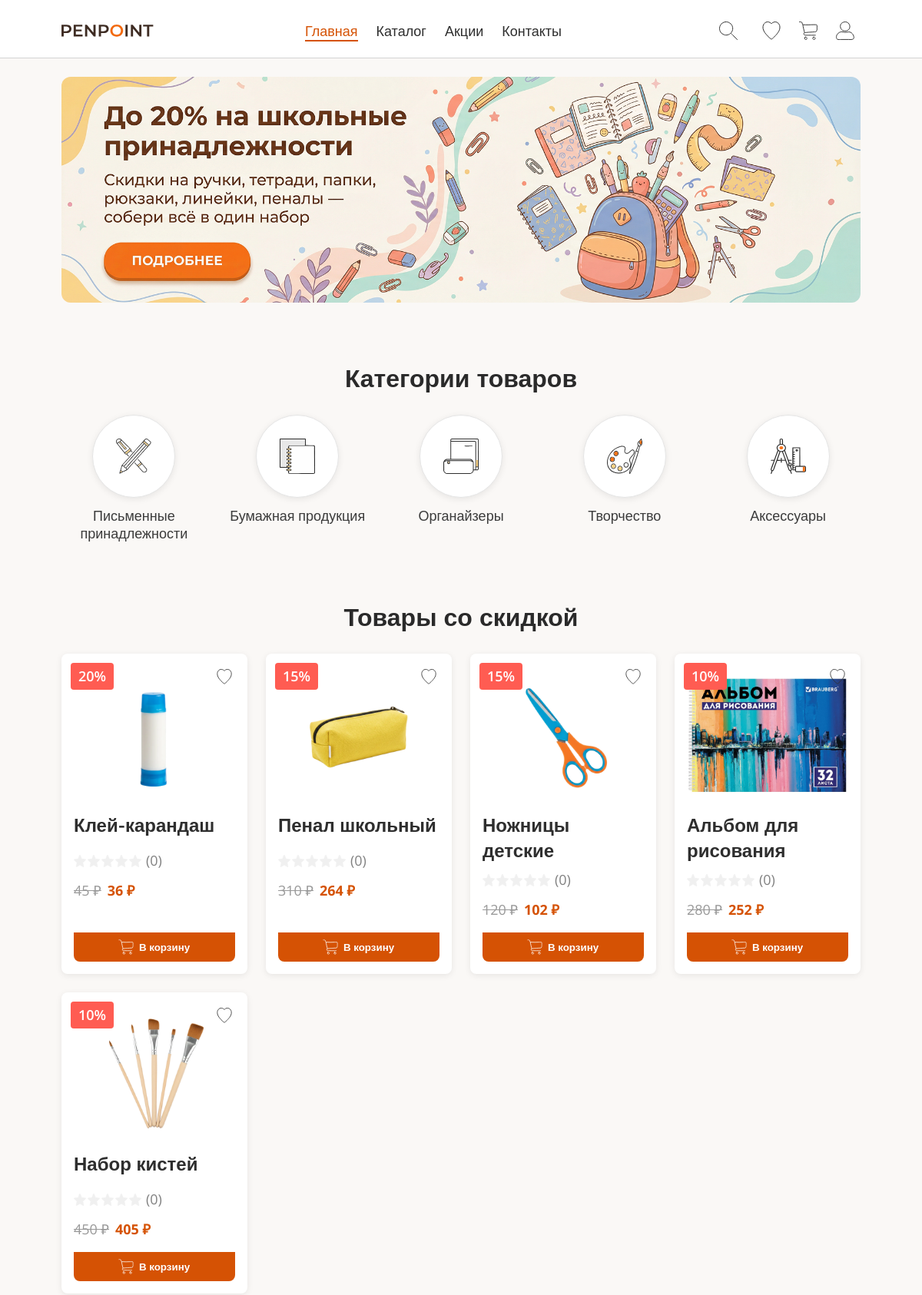
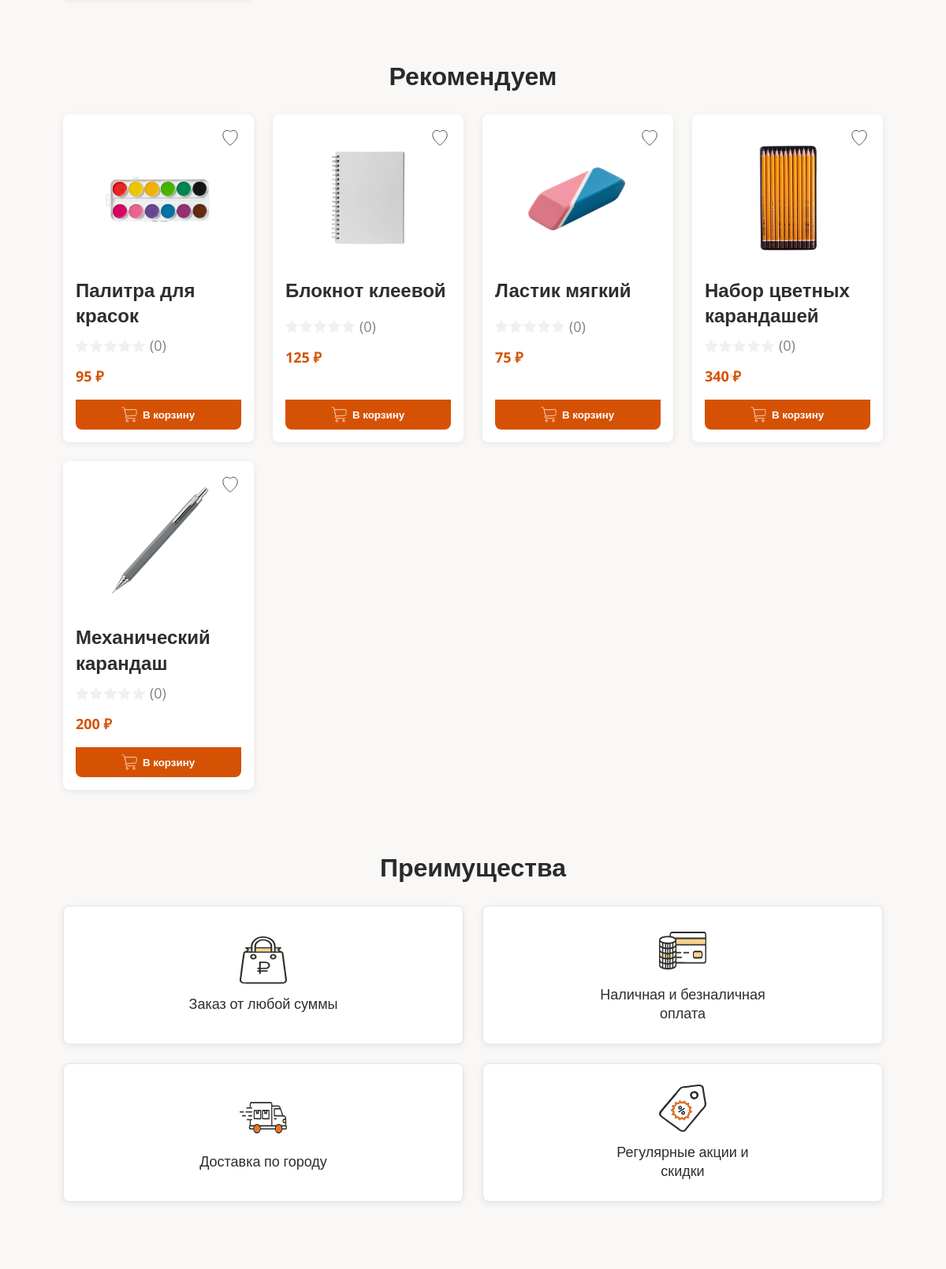
The page / (upper part) on the database its author committed (2 pictures, top to bottom).
### tables this page shows
CREATE TABLE `categories` (
  `id` int(10) UNSIGNED NOT NULL,
  `name` varchar(100) NOT NULL,
  `slug` varchar(120) NOT NULL
);

CREATE TABLE `products` (
  `id` int(10) UNSIGNED NOT NULL,
  `category_id` int(10) UNSIGNED NOT NULL,
  `name` varchar(200) NOT NULL,
  `description` text,
  `price` decimal(10,2) NOT NULL,
  `stock_quantity` int(10) UNSIGNED DEFAULT '0',
  `rating` decimal(2,1) DEFAULT '0.0',
  `is_active` tinyint(1) DEFAULT '1',
  `created_at` timestamp NULL DEFAULT CURRENT_TIMESTAMP,
  `updated_at` timestamp NULL DEFAULT CURRENT_TIMESTAMP ON UPDATE CURRENT_TIMESTAMP
);

CREATE TABLE `product_images` (
  `id` int(10) UNSIGNED NOT NULL,
  `product_id` int(10) UNSIGNED NOT NULL,
  `image_path` varchar(255) NOT NULL
);

### index.php (called while the page is built)
<?php
require_once __DIR__ . '/pages/index.php';

### includes/config.php (called while the page is built, shortened)
<?php
try {
    $pdo = new PDO(
        'mysql:host=' . DB_HOST . ';dbname=' . DB_NAME . ';charset=utf8mb4',
        DB_USER,
        DB_PASSWORD,
        [
            PDO::ATTR_ERRMODE => PDO::ERRMODE_EXCEPTION,
            PDO::ATTR_DEFAULT_FETCH_MODE => PDO::FETCH_ASSOC,
            PDO::ATTR_EMULATE_PREPARES => false
        ]
    );
} catch (PDOException $e) {
    die('Database connection error: ' . $e->getMessage());
}
function format_price($price) {
    $price = (float)$price;
    return number_format($price, 0, ',', ' ') . ' ₽';
}
function get_product_image($product_id) {
    global $pdo;
    try {
        $stmt = $pdo->prepare("
            SELECT image_path
            FROM product_images
            WHERE product_id = ?
            LIMIT 1
        ");
        $stmt->execute([(int)$product_id]);
        $result = $stmt->fetch();
        return $result ? htmlspecialchars($result['image_path'], ENT_QUOTES, 'UTF-8') : '/assets/product_images/default.png';
    } catch (PDOException $e) {
        error_log('Database error: ' . $e->getMessage());
        return '/assets/product_images/default.png';
    }
}
function get_product_rating($product_id) {
    global $pdo;
    try {
        $stmt = $pdo->prepare("
            SELECT
                ROUND(AVG(rating), 1) as rating,
                COUNT(*) as count
            FROM reviews
            WHERE product_id = ?
        ");
        $stmt->execute([(int)$product_id]);
        $result = $stmt->fetch();
        return [
            'rating' => (float)($result['rating'] ?? 0),
            'count' => (int)($result['count'] ?? 0)
        ];
    } catch (PDOException $e) {
        error_log('Database error: ' . $e->getMessage());
        return ['rating' => 0, 'count' => 0];
    }
}
function get_categories() {
    global $pdo;
    try {
        $stmt = $pdo->query("
            SELECT id, name, slug
            FROM categories
            ORDER BY id ASC
        ", PDO::FETCH_ASSOC);
        return $stmt->fetchAll() ?? [];
    } catch (PDOException $e) {
        error_log('Database error: ' . $e->getMessage());
        return [];
    }
}
function get_featured_products($limit = 20) {
    global $pdo;
    try {
        $limit = max(1, min((int)$limit, 1000));
        $stmt = $pdo->prepare("
            SELECT
                p.id,
                p.category_id,
                p.name,
                p.description,
                p.price,
                p.stock_quantity,
                p.rating,
                p.is_active,
                p.created_at,
                c.name as category_name
            FROM products p
            LEFT JOIN categories c ON p.category_id = c.id
            WHERE p.is_active = 1
            ORDER BY p.created_at DESC
            LIMIT ?
        ");
        $stmt->execute([$limit]);
        return $stmt->fetchAll() ?? [];
    } catch (PDOException $e) {
        error_log('Database error: ' . $e->getMessage());
        return [];
    }
}
function get_discounted_products($limit = 5) {
    $products = get_featured_products($limit);
    $discounts = [20, 15, 15, 10, 10];
    foreach ($products as $idx => $p) {
        $percent = $discounts[$idx % count($discounts)] ?? 10;
        $products[$idx]['discount_percent'] = $percent;
        $products[$idx]['price_old'] = (float)$p['price'];
        $products[$idx]['price'] = round($products[$idx]['price_old'] * (1 - $percent / 100), 2);
    }
    return $products;
}
?>

### pages/index.php (the view, shortened to what this page needs)
<!DOCTYPE html>
<html lang="ru">
<head>
    <link rel="stylesheet" href="/styles/global.css">
    <link rel="stylesheet" href="/styles/header.css">
    <link rel="stylesheet" href="/styles/main.css">
    <link rel="stylesheet" href="/styles/product-card.css">
    <link rel="stylesheet" href="/styles/footer.css">
</head>
<body>
    <?php include __DIR__ . '/../includes/header.php'; ?>
    <main class="main home-page">
        <?php require_once __DIR__ . '/../includes/config.php'; ?>
        <?php
        $categories = get_categories();
        $discounted_products = get_discounted_products(5);
        $recommended_products = array_slice(get_featured_products(10), 5, 5);
        ?>
        <section class="promo-banner" aria-label="Промо баннер">
            <img src="/assets/banners/hero-banner.png" alt="До 20% на школьные принадлежности" class="promo-banner__image">
        </section>
        <section class="categories" aria-label="Категории товаров">
            <h2 class="section-title">Категории товаров</h2>
            <ul class="categories__list">
                <?php foreach ($categories as $cat): ?>
                    <?php
                    $icon = 'write-icon.svg';
                    switch ((int)$cat['id']) {
                        case 2:
                            $icon = 'notebok-icon.svg';
                            break;
                        case 3:
                            $icon = 'organization-icon.svg';
                            break;
                        case 4:
                            $icon = 'painting-icon.svg';
                            break;
                        case 5:
                            $icon = 'accessories-icon.svg';
                            break;
                    }
                    ?>
                    <li class="categories__item">
                        <a href="/catalog.php?category=<?php echo htmlspecialchars($cat['slug']); ?>" class="categories__link">
                            <span class="categories__icon">
                                <img src="/assets/icons/<?php echo htmlspecialchars($icon); ?>" alt="">
                            </span>
                            <p class="categories__label"><?php echo htmlspecialchars($cat['name']); ?></p>
                        </a>
                    </li>
                <?php endforeach; ?>
            </ul>
        </section>
        <section class="product-list" aria-label="Товары со скидкой">
            <h2 class="section-title">Товары со скидкой</h2>
            <div class="product-list__grid">
                <?php foreach ($discounted_products as $product): ?>
                    <?php
                    $image = get_product_image($product['id']);
                    $rating = get_product_rating($product['id']);
                    $rating_value = (float)$rating['rating'];
                    ?>
                    <article class="product-card">
                        <span class="product-card__badge product-card__badge--discount"><?php echo (int)$product['discount_percent']; ?>%</span>
                        <button type="button" class="product-card__wishlist" aria-label="В избранное" data-product-id="<?php echo (int)$product['id']; ?>">
                            <img src="/assets/icons/heart.svg" alt="" class="product-card__wishlist-icon">
                        </button>
                        <a href="/pages/page-product.php?id=<?php echo (int)$product['id']; ?>" class="product-card__link">
                            <img src="<?php echo htmlspecialchars($image); ?>" alt="<?php echo htmlspecialchars($product['name']); ?>" class="product-card__image" loading="lazy">
                        </a>
                        <h3 class="product-card__name">
                            <a href="/pages/page-product.php?id=<?php echo (int)$product['id']; ?>"><?php echo htmlspecialchars($product['name']); ?></a>
                        </h3>
                        <div class="product-card__rating">
                            <span class="product-card__stars" aria-label="Рейтинг: <?php echo $rating_value; ?> из 5">
                                <?php for ($i = 1; $i <= 5; $i++): ?>
                                    <span class="star" aria-hidden="true">
                                        <img src="/assets/icons/star.svg" alt="" class="star__bg" width="16" height="16">
                                    </span>
                                <?php endfor; ?>
                            </span>
                            <span class="product-card__reviews">(<?php echo (int)$rating['count']; ?>)</span>
                        </div>
                        <div class="product-card__price">
                            <span class="product-card__price--old"><?php echo format_price($product['price_old']); ?></span>
                            <span class="product-card__price--new"><?php echo format_price($product['price']); ?></span>
                        </div>
                        <button type="button"
                            class="product-card__add-to-cart"
                            data-product-id="<?php echo (int)$product['id']; ?>"
                            data-product-name="<?php echo htmlspecialchars($product['name'], ENT_QUOTES); ?>"
                            data-product-price="<?php echo (float)$product['price']; ?>">
                            <img src="/assets/icons/cart.svg" alt="" class="product-card__add-to-cart-icon" width="18" height="18">
                            В корзину
                        </button>
                    </article>
                <?php endforeach; ?>
            </div>
        </section>
        <section class="product-list" aria-label="Рекомендуем">
            <h2 class="section-title">Рекомендуем</h2>
            <div class="product-list__grid">
                <?php foreach ($recommended_products as $product): ?>
                    <?php
                    $image = get_product_image($product['id']);
                    $rating = get_product_rating($product['id']);
                    $rating_value = (float)$rating['rating'];
                    ?>
                    <article class="product-card">
                        <button type="button" class="product-card__wishlist" aria-label="В избранное" data-product-id="<?php echo (int)$product['id']; ?>">
                            <img src="/assets/icons/heart.svg" alt="" class="product-card__wishlist-icon">
                        </button>
                        <a href="/pages/page-product.php?id=<?php echo (int)$product['id']; ?>" class="product-card__link">
                            <img src="<?php echo htmlspecialchars($image); ?>" alt="<?php echo htmlspecialchars($product['name']); ?>" class="product-card__image" loading="lazy">
                        </a>
                        <h3 class="product-card__name">
                            <a href="/pages/page-product.php?id=<?php echo (int)$product['id']; ?>"><?php echo htmlspecialchars($product['name']); ?></a>
                        </h3>
                        <div class="product-card__rating">
                            <span class="product-card__stars" aria-label="Рейтинг: <?php echo $rating_value; ?> из 5">
                                <?php for ($i = 1; $i <= 5; $i++): ?>
                                    <span class="star" aria-hidden="true">
                                        <img src="/assets/icons/star.svg" alt="" class="star__bg" width="16" height="16">
                                    </span>
                                <?php endfor; ?>
                            </span>
                            <span class="product-card__reviews">(<?php echo (int)$rating['count']; ?>)</span>
                        </div>
                        <div class="product-card__price">
                            <span class="product-card__price--new"><?php echo format_price($product['price']); ?></span>
                        </div>
                        <button type="button"
                            class="product-card__add-to-cart"
                            data-product-id="<?php echo (int)$product['id']; ?>"
                            data-product-name="<?php echo htmlspecialchars($product['name'], ENT_QUOTES); ?>"
                            data-product-price="<?php echo (float)$product['price']; ?>">
                            <img src="/assets/icons/cart.svg" alt="" class="product-card__add-to-cart-icon" width="18" height="18">
                            В корзину
                        </button>
                    </article>
                <?php endforeach; ?>
            </div>
        </section>
        <section class="advantages" aria-label="Преимущества">
            <h2 class="section-title">Преимущества</h2>
            <ul class="advantages__list">
                <li class="advantages__item">
                    <span class="advantages__icon">
                        <img src="/assets/icons/any-amount-icon.svg" alt="">
                    </span>
                    <span class="advantages__label">Заказ от любой суммы</span>
                </li>
                <li class="advantages__item">
                    <span class="advantages__icon">
                        <img src="/assets/icons/payment-by-any-method-icon.svg" alt="">
                    </span>
                    <span class="advantages__label">Наличная и безналичная оплата</span>
                </li>
                <li class="advantages__item">
                    <span class="advantages__icon">
                        <img src="/assets/icons/delivery-icon.svg" alt="">
                    </span>
                    <span class="advantages__label">Доставка по городу</span>
                </li>
                <li class="advantages__item">
                    <span class="advantages__icon">
                        <img src="/assets/icons/discounts-icon.svg" alt="">
                    </span>
                    <span class="advantages__label">Регулярные акции и скидки</span>
                </li>
            </ul>
        </section>
    </main>
</body>
</html>

### rows shown on the page
categories: shows a picture, name "Письменные принадлежности"
categories: shows a picture, name "Бумажная продукция"
categories: shows a picture, name "Органайзеры"
categories: shows a picture, name "Творчество"
categories: shows a picture, name "Аксессуары"
products: discount_percent "20", id.image_path (picture), name "Клей-карандаш", count "0", price_old "45 ₽", price "36 ₽"
products: discount_percent "15", id.image_path (picture), name "Пенал школьный", count "0", price_old "310 ₽", price "264 ₽"
products: id "15", id.image_path (picture), name "Ножницы детские", count "0", price_old "120 ₽", price "102 ₽"
products: discount_percent "10", id.image_path (picture), name "Альбом для рисования", count "0", price_old "280 ₽", price "252 ₽"
products: discount_percent "10", id.image_path (picture), name "Набор кистей", count "0", price_old "450 ₽", price "405 ₽"
products: id.image_path (picture), name "Палитра для красок", count "0", price "95 ₽"
products: id.image_path (picture), name "Блокнот клеевой", count "0", price "125 ₽"
products: id.image_path (picture), name "Ластик мягкий", count "0", price "75 ₽"
products: id.image_path (picture), name "Набор цветных карандашей", count "0", price "340 ₽"
products: id.image_path (picture), name "Механический карандаш", count "0", price "200 ₽"
